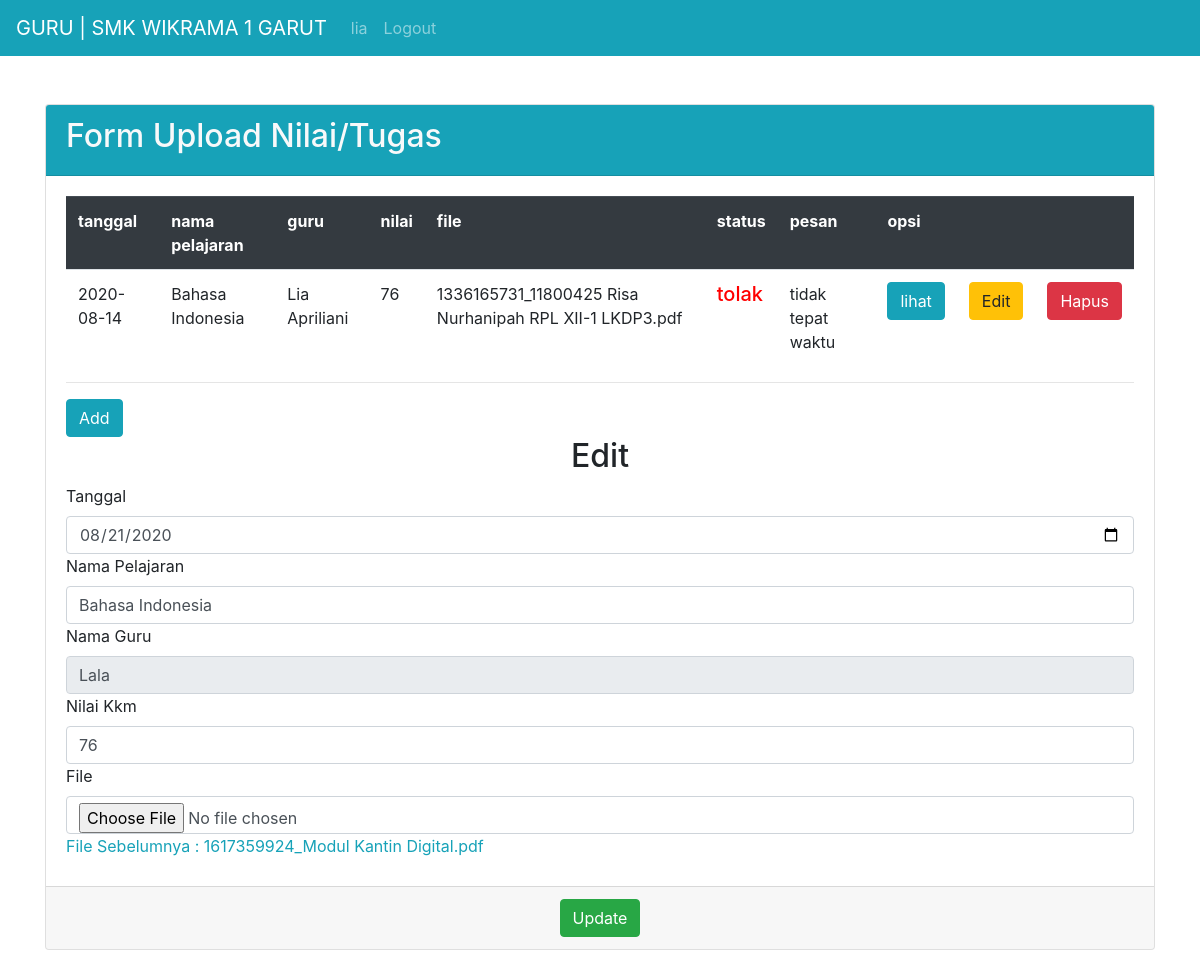
The page /guru/index.php?edit=1617359924_Modul Kantin Digital.pdf (signed in) on the database its author committed.
### tables this page shows
CREATE TABLE `upload` (
  `tanggal` varchar(60) NOT NULL,
  `mapel` varchar(60) NOT NULL,
  `guru` varchar(60) NOT NULL,
  `kkm` int(11) NOT NULL,
  `file` varchar(90) NOT NULL,
  `status` varchar(60) DEFAULT NULL,
  `pesan` text
);

### library/controller.php (called while the page is built, shortened)
<?php
class controller{
   protected $con;
   public function __construct($localhost,$username,$password,$database)
   {
      $this->con = mysqli_connect($localhost,$username,$password,$database);
   }
   public function where($table,$field,$data)
   {
      $sql = mysqli_query($this->con,"SELECT * FROM $table WHERE $field='$data'");
      return $sql;
   }
   public function edit($table,$field,$where)
   {
      $sql = "SELECT * FROM $table WHERE $field='$where'";
      $query = mysqli_query($this->con,$sql);
      $result  = mysqli_fetch_array($query);
      return $result;
   }
}
?>

### guru/index.php (the view, shortened to what this page needs)
<?php
	if(isset($_SESSION['guru'])){
?>
<!DOCTYPE html>
<html>
<head>
	<link rel="stylesheet" type="text/css" href="../asset/css/bootstrap.css">
</head>
<body>
<nav class="navbar navbar-expand-lg navbar-dark bg-info">
      <a class="navbar-brand" href="index.php">GURU | SMK WIKRAMA 1 GARUT</a>
      <div class="collapse navbar-collapse" id="navbarSupportedContent">
        <ul class="navbar-nav mr-auto">
		  	<li class=x"nav-item"><a class="nav-link"><?php echo $_SESSION['guru'] ?></a></li>
          <li class="nav-item"><a class="nav-link" onclick="return confirm('anda yakin')" href="logout.php">Logout</a></li>
        </ul>
      </div>
    </nav>
	<div class="container">
		<div class="card" style="margin : 3rem auto !important">
			<div class="card-header text-light bg-info">
				<h2>Form Upload Nilai/Tugas</h2>
			</div>
			<div class="card-body">
				<table class="table table-striped">
					<tr class="thead-dark">
						<th>tanggal</th>
						<th>nama pelajaran</th>
						<th>guru</th>
						<th>nilai</th>
						<th>file</th>
						<th>status</th>
						<th>pesan</th>
						<th colspan="3">opsi</th>
					</tr>
					<?php
						require "../library/controller.php";
						$guru = new controller("localhost","root","","supervisor");
						$where = $guru->where('jadwal',"username",$_SESSION['guru']);
						foreach($where as $key){
							$nama = $key['nama'];
						}
						$result = $guru->where("upload","guru",$nama);
						foreach($result as $data){
					?>
					<tr>
						<td><?php echo $data['tanggal'] ?></td>
						<td><?php echo $data['mapel'] ?></td>
						<td><?php echo $data['guru'] ?></td>
						<td><?php echo $data['kkm'] ?></td>
						<td><?php echo $data['file'] ?></td>
						<td onchange="return status()"><?php echo $data['status'] ?></td>
						<td><?php echo $data['pesan'] ?></td>
						<td><a target="_blank" href="pdf.php?pdf=<?php echo $data['file'] ?>"><input type="button" value="lihat" class="btn btn-info"></a></td>
						<td><a href="?edit=<?php echo $data['file'] ?>"><button class="btn btn-warning">Edit</button></a></td>
						<td><a href="data.php?delete=<?php echo $data['file'] ?>"><button class="btn btn-danger">Hapus</button></a></td>
					</tr>
					<?php
						}
					?>
				</table>
				<hr>
				<?php
					if(isset($_GET['edit'])){
						$edit = new controller("localhost","root","","supervisor");
						$key = $edit->edit("upload","file",$_GET['edit']);
				?>
				<a href="index.php"><input type="button" class="btn btn-info" value="Add"></a>
				<center><h2>Edit</h2></center>
				<form action="data.php?update" method="post" enctype="multipart/form-data">
				<label for="tanggal">Tanggal</label>
				<input type="date" value="<?php echo $key['tanggal'] ?>" class="form-control" required="" name="tanggal">
				<label>Nama Pelajaran</label>
				<input type="text" name="mapel" value="<?php echo $key['mapel'] ?>" class="form-control">
				<label>Nama Guru</label>
				<input type="text" class="form-control" readonly value="<?php echo $key['guru'] ?>" name="guru">
				<label for="">Nilai Kkm</label>
				<input type="number" class="form-control" value="<?php echo $key['kkm'] ?>" name="kkm">
				<label for="foto">File</label>
				<input type="file" id="foto" name="file" class="form-control">
				<label for="" class="text-info">File Sebelumnya : <?php echo $key['file'] ?></label>
			</div>
			<div class="card-footer">
				<center><input type="submit" class="btn btn-success" value="Update"></center>
			</div>
		</div>
		<?php } ?>
	</div>
</body>
</html>
<?php
	}else{
		echo "<script>alert('Login Terlebih Dahulu');document.location.href='../'</script>";
	}
?>

### rows shown on the page
upload: tanggal "2020-08-14", mapel "Bahasa Indonesia", guru "Lia Apriliani", kkm "76", file "1336165731_11800425 Risa Nurhanipah RPL XII-1 LKDP3.pdf", status "tolak", pesan "tidak tepat waktu"
upload: tanggal "08/21/2020", mapel "Bahasa Indonesia", guru "Lala", kkm "76", file "1617359924_Modul Kantin Digital.pdf"

### other values the page prints
$_SESSION['guru'] "lia"
